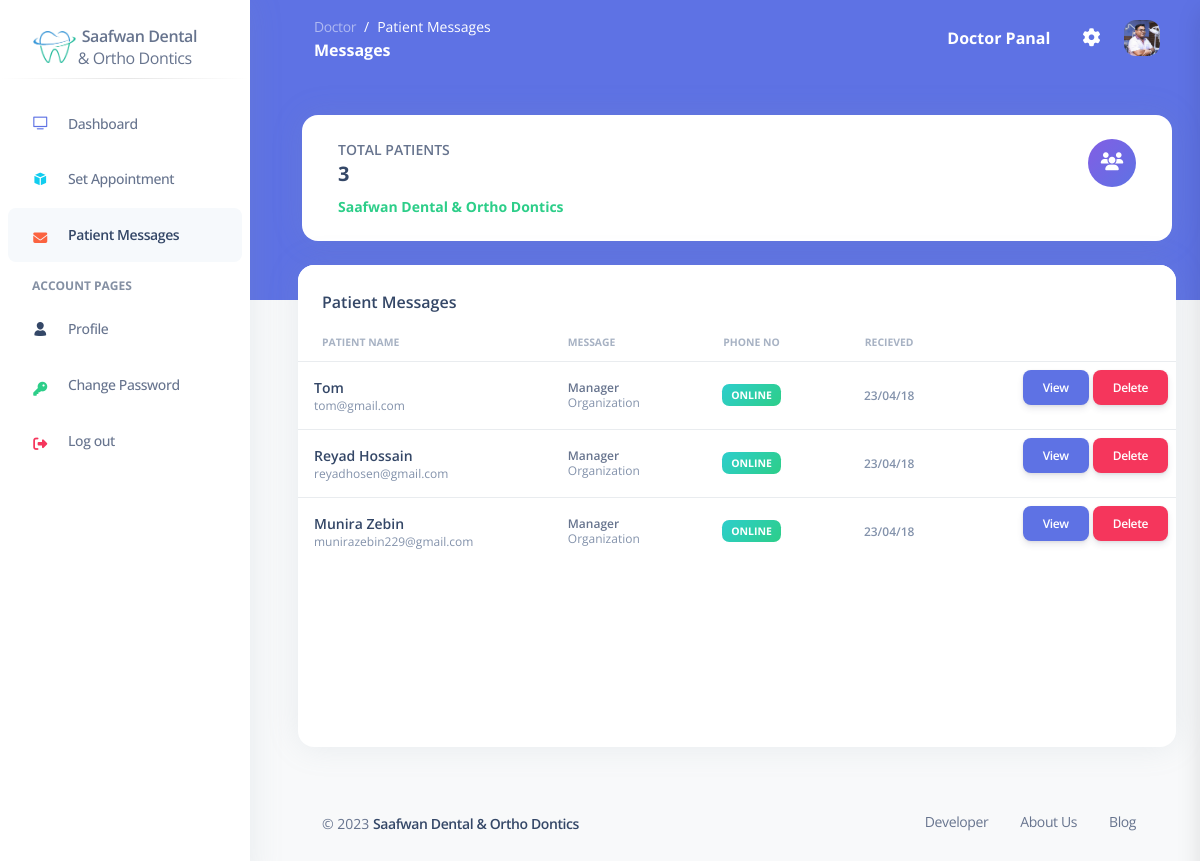
The app's page /View/doctor/messages.php (signed in), older data.
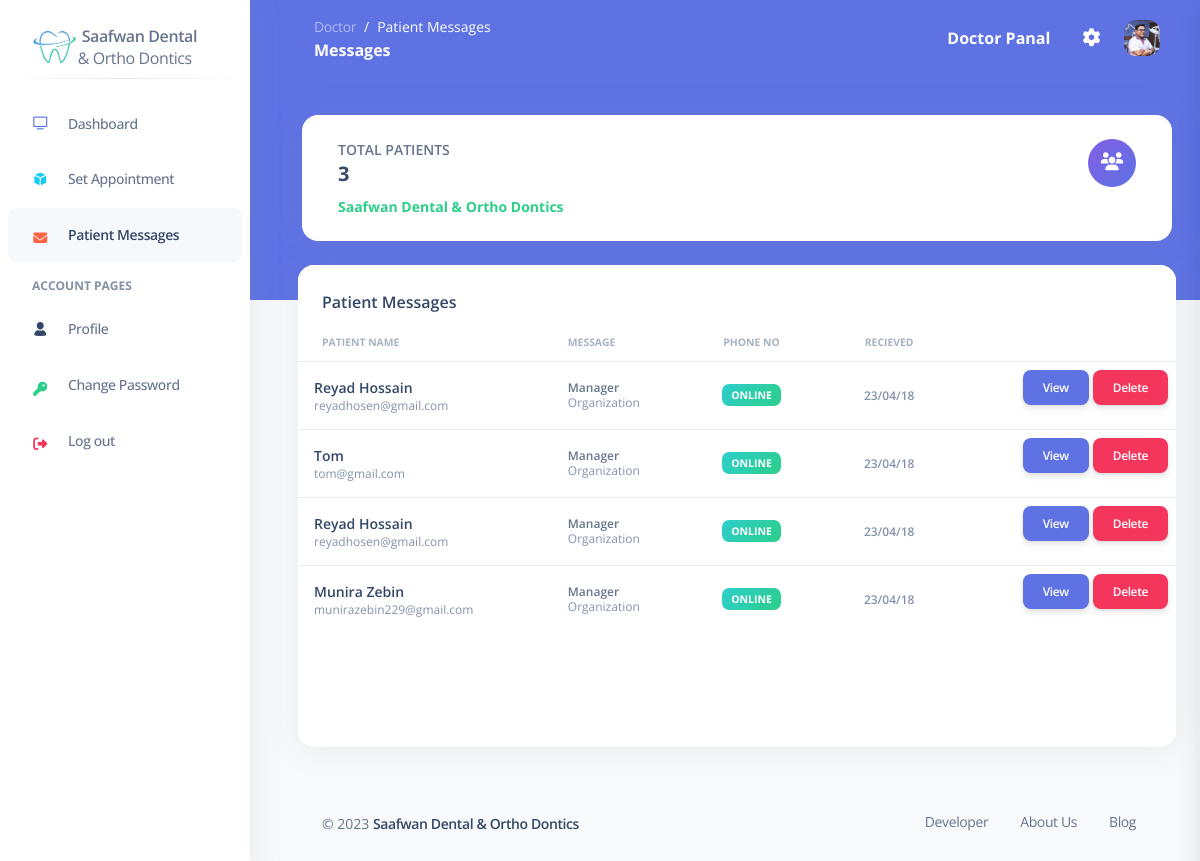
The same page, newer data.
### tables this page shows
CREATE TABLE `anonymous` (
  `id` int(11) NOT NULL,
  `name` varchar(50) DEFAULT NULL,
  `email` varchar(50) DEFAULT NULL,
  `phone` varchar(20) DEFAULT NULL,
  `gender` varchar(10) DEFAULT NULL,
  `age` int(11) DEFAULT NULL,
  `message` varchar(1000) DEFAULT NULL,
  `created_at` date DEFAULT NULL,
  `status` tinyint(1) DEFAULT NULL
);

CREATE TABLE `messages` (
  `id` int(11) NOT NULL,
  `message` varchar(250) NOT NULL,
  `created_at` date NOT NULL,
  `patient_id` int(11) DEFAULT NULL,
  `status` tinyint(1) DEFAULT NULL
);

CREATE TABLE `patients` (
  `id` int(11) NOT NULL,
  `name` varchar(50) NOT NULL,
  `phone` varchar(20) NOT NULL,
  `email` varchar(50) DEFAULT NULL,
  `password` varchar(20) NOT NULL,
  `age` int(200) DEFAULT NULL,
  `gender` varchar(10) DEFAULT NULL,
  `created_at` date DEFAULT NULL,
  `status` tinyint(1) DEFAULT NULL
);

### View/components/doctorSidebar.php (called while the page is built, shortened)
<?php
$db = connect();
$patientsMsg = $db->query("SELECT patients.*, messages.* FROM messages INNER JOIN patients ON messages.patient_id = patients.id WHERE messages.status = true");
$anonymousMsg = $db->query("SELECT * FROM anonymous WHERE status = true");
?>

### View/doctor/messages.php (the view, shortened to what the rows shown need)
<head>
    <link href="../../assets/css/nucleo-icons.css" rel="stylesheet" />
    <link href="../../assets/css/nucleo-svg.css" rel="stylesheet" />
    <link href="../../assets/css/nucleo-svg.css" rel="stylesheet" />
    <link id="pagestyle" href="../../assets/css/argon-dashboard.css?v=2.0.4" rel="stylesheet" />
</head>
<body class="g-sidenav-show   bg-gray-100">
        <?php include("../components/doctorSidebar.php"); ?>
    <main class="main-content position-relative border-radius-lg ">
        <div class="container-fluid py-4">
            <div class="row my-4">
                <div class="col-lg-12 col-md-6 mb-4">
                    <div class="card mb-4 h-100">
                        <div class="card-body px-0 pt-0 pb-2" style="height: 50vh; overflow-y: scroll;">
                            <div class="table-responsive p-0">
                                <table class="table align-items-center mb-0">
                                    <thead>
                                        <tr>
                                            <th class="text-uppercase text-secondary text-xxs font-weight-bolder opacity-7">Patient Name</th>
                                            <th class="text-uppercase text-secondary text-xxs font-weight-bolder opacity-7 ps-2">Message</th>
                                            <th class="text-center text-uppercase text-secondary text-xxs font-weight-bolder opacity-7">Phone No</th>
                                            <th class="text-center text-uppercase text-secondary text-xxs font-weight-bolder opacity-7">Recieved</th>
                                            <th class="text-secondary opacity-7"></th>
                                        </tr>
                                    </thead>
                                    <tbody>
                                        <?php
                                        if ($patientsMsg->num_rows > 0) {
                                            while ($data = $patientsMsg->fetch_assoc()) {
                                                echo "
                                                <tr>
                                                    <td>
                                                        <div class='d-flex px-2 py-1'>
                                                            <div class='d-flex flex-column justify-content-center'>
                                                                <h6 class='mb-0 text-sm'>" . $data['name'] . "</h6>
                                                                <p class='text-xs text-secondary mb-0'>" . $data['email'] . "</p>
                                                            </div>
                                                        </div>
                                                    </td>
                                                    <td>
                                                        <p class='text-xs font-weight-bold mb-0'>Manager</p>
                                                        <p class='text-xs text-secondary mb-0'>Organization</p>
                                                    </td>
                                                    <td class='align-middle text-center text-sm'>
                                                        <span class='badge badge-sm bg-gradient-success'>Online</span>
                                                    </td>
                                                    <td class='align-middle text-center'>
                                                        <span class='text-secondary text-xs font-weight-bold'>23/04/18</span>
                                                    </td>
                                                    <td style='text-align: right;'>
                                                        <a href='' class='btn btn-primary font-weight-bold text-xs'>
                                                            View
                                                        </a>
                                                        <a href='' class='btn btn-danger font-weight-bold text-xs'>
                                                            Delete
                                                        </a>
                                                    </td>
                                                </tr>
                                                ";
                                            }
                                        }
                                        if ($anonymousMsg->num_rows > 0) {
                                            while ($data = $anonymousMsg->fetch_assoc()) {
                                                echo "
                                                <tr>
                                                    <td>
                                                        <div class='d-flex px-2 py-1'>
                                                            <div class='d-flex flex-column justify-content-center'>
                                                                <h6 class='mb-0 text-sm'>" . $data['name'] . "</h6>
                                                                <p class='text-xs text-secondary mb-0'>" . $data['email'] . "</p>
                                                            </div>
                                                        </div>
                                                    </td>
                                                    <td>
                                                        <p class='text-xs font-weight-bold mb-0'>Manager</p>
                                                        <p class='text-xs text-secondary mb-0'>Organization</p>
                                                    </td>
                                                    <td class='align-middle text-center text-sm'>
                                                        <span class='badge badge-sm bg-gradient-success'>Online</span>
                                                    </td>
                                                    <td class='align-middle text-center'>
                                                        <span class='text-secondary text-xs font-weight-bold'>23/04/18</span>
                                                    </td>
                                                    <td style='text-align: right;'>
                                                        <a href='' class='btn btn-primary font-weight-bold text-xs'>
                                                            View
                                                        </a>
                                                        <a href='' class='btn btn-danger font-weight-bold text-xs'>
                                                            Delete
                                                        </a>
                                                    </td>
                                                </tr>
                                                ";
                                            }
                                        }
                                        ?>
                                    </tbody>
                                </table>
                            </div>
                        </div>
                    </div>
                </div>
            </div>
    </main>
</body>
</html>

Row changes from the older to the newer data that the page shows:
now on this page (row edited): messages: patient.name "Reyad Hossain", patient.email "reyadhosen@gmail.com"
